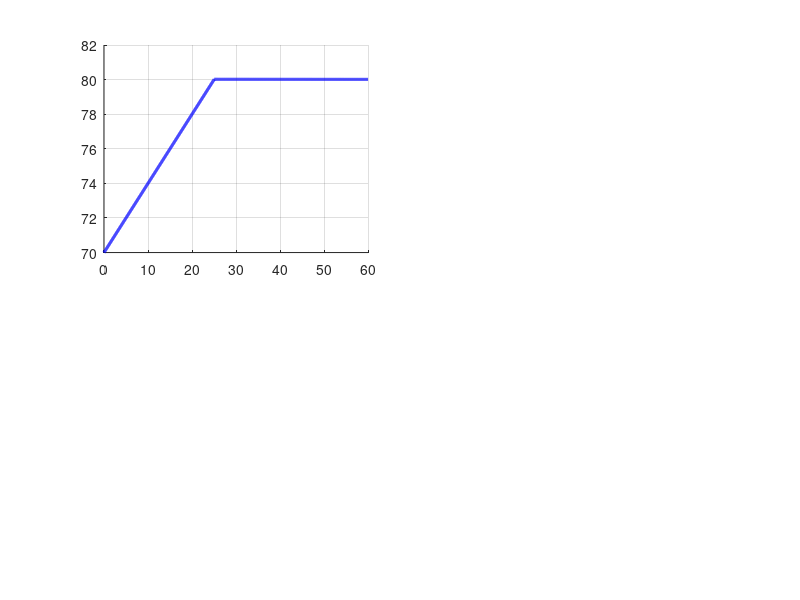

Write the MATLAB code that produced this figure. (Note: this script raises an error after producing the figure.)
function Scenario_7_Overtemp()
% Scenario 7 — Thermal Runaway & Redundant Safety (2 cases, script-emulated, accelerated view).
%   7A: software cutoff @80C succeeds -> safe plateau.
%   7B: software fails (stuck SSR) -> hardware cutoff @85C physically cuts power.

    close all; clc;
    
    if exist('boiler_params.m', 'file')
        boiler_params; 
        P = pack_boiler_params();
    else
        % Standalone fallback parameters
        P.Water_Mass_kg = 150; P.Cp_Water = 4184; P.UA_Losses = 1.5;
        P.P_Internal_W  = 2500; P.T_Ambient_C = 20; P.T_Initial_C = 20;
    end

    Tsw  = 80;    % Software Over-temperature threshold [C]
    Thw  = 85;    % Hardware Cutoff thermal switch threshold [C]
    T0   = 70;    % Start temperature for the accelerated run [C]
    Pn   = P.P_Internal_W;
    ramp = 0.4;   % Accelerated runaway heating rate [C/s] (for demo clarity)
    
    t_end = 60; 
    dt = 0.05;
    mC = P.Water_Mass_kg * P.Cp_Water; 
    UA = P.UA_Losses; 
    Ta = P.T_Ambient_C;

    % Run Case A (Software control works normally)
    [tA, TA, cmdA, ssrA, pwA] = run_case(false, ramp, T0, t_end, dt, Tsw, Thw, Pn, mC, UA, Ta);
    
    % Run Case B (Software fails / SSR stuck closed -> Hardware backup saves the system)
    [tB, TB, cmdB, ssrB, pwB] = run_case(true, ramp, T0, t_end, dt, Tsw, Thw, Pn, mC, UA, Ta);

    % Create Consolidated Safety Comparison Figure
    figure('Name', 'Scenario 7: Thermal Runaway & Redundant Safety', 'Color', 'w', 'Position', [60 40 1120 720]);

    % ===== Top-left: Case 7A temperature =====
    subplot(2,2,1); hold on; grid on;
    plot(tA, TA, 'b-', 'LineWidth', 2.2);
    yline(Tsw, 'r--', 'Software 80\circC', 'LineWidth', 1.4);
    yline(Thw, 'k--', 'Hardware 85\circC', 'LineWidth', 1.4);
    
    kA = find(TA >= Tsw, 1); 
    if ~isempty(kA)
        plot(tA(kA), TA(kA), 'ro', 'MarkerFaceColor', 'r'); 
        xline(tA(kA), 'r:', 'HandleVisibility', 'off'); 
        text(tA(kA) + 1, 82, 'SW OFF @80\circC \rightarrow safe plateau', 'Color', [0.7 0 0], 'FontWeight', 'bold');
    end
    ylim([60 100]); xlim([0 t_end]); ylabel('Tank Temp [\circC]');
    title('Case 7A: Software Cutoff (Success)');

    % ===== Top-right: Case 7B temperature =====
    subplot(2,2,2); hold on; grid on;
    plot(tB, TB, 'b-', 'LineWidth', 2.2);
    yline(Tsw, 'r--', 'Software 80\circC', 'LineWidth', 1.4);
    yline(Thw, 'k--', 'Hardware 85\circC', 'LineWidth', 1.4);
    
    kBsw = find(TB >= Tsw, 1); 
    kBhw = find(TB >= Thw, 1);
    if ~isempty(kBsw)
        plot(tB(kBsw), TB(kBsw), 'o', 'Color', [0.6 0.6 0.6], 'MarkerFaceColor', [0.6 0.6 0.6]); 
    end
    if ~isempty(kBhw)
        plot(tB(kBhw), TB(kBhw), 'ks', 'MarkerFaceColor', 'k'); 
        xline(tB(kBhw), 'k:', 'HandleVisibility', 'off'); 
    end
    ylim([60 100]); xlim([0 t_end]); ylabel('Tank Temp [\circC]');
    title('Case 7B: Hardware Backup (Software Failed / Stuck SSR)');
    text(2, 97, 'SW failed at 80\circC \rightarrow HW cut @85\circC', 'Color', [0 0 0], 'FontWeight', 'bold');

    % ===== Bottom-left: Case 7A SSR control =====
    plot_ssr(subplot(2,2,3), tA, cmdA, ssrA, pwA, '7A: SSR Control (software de-energizes SSR)', t_end);
    
    % ===== Bottom-right: Case 7B SSR control =====
    plot_ssr(subplot(2,2,4), tB, cmdB, ssrB, pwB, '7B: SSR Control (SSR stuck ON \rightarrow HW cuts power)', t_end);

    % Save high-res plot
    if ~exist('figures', 'dir'), mkdir figures; end
    save_fig(gcf, 'figures/Scenario_7_Overtemp.png');

    % ===== Console Output =====
    fprintf('\n===== SCENARIO 7: REDUNDANT SAFETY =====\n');
    if ~isempty(kA)
        fprintf('  7A: software cutoff at %.1f s (T=%.1fC) -> peak %.1fC (SAFE, below 85)\n', tA(kA), TA(kA), max(TA));
    end
    if ~isempty(kBhw)
        fprintf('  7B: software commanded OFF at 80C but SSR stuck; HW cut at %.1f s (T=%.1fC) -> peak %.1fC\n', ...
                tB(kBhw), TB(kBhw), max(TB));
    end
    fprintf('  (Accelerated view: real 150L @2500W would cross these over hours; safety logic is temp-based, not time-based.)\n');
    fprintf('========================================\n');
end

% ---------- local functions ----------

function [t, T, cmd_soft, ssr, power] = run_case(stuck, ramp, T0, t_end, dt, Tsw, Thw, Pn, mC, UA, Ta)
    t = (0:dt:t_end)'; 
    n = numel(t);
    T = zeros(n,1); 
    T(1) = T0; 
    cmd_soft = zeros(n,1); 
    ssr = zeros(n,1); 
    power = zeros(n,1);
    
    for k = 1:n
        cmd_soft(k) = double(T(k) < Tsw);                           % software: ON below 80, OFF at/above 80
        if stuck
            ssr_on = true; 
        else
            ssr_on = cmd_soft(k) > 0.5; 
        end                                                         % stuck SSR ignores software command
        
        hard_ok = T(k) < Thw;                                       % hardware thermal cutoff at 85
        heating = ssr_on && hard_ok;
        
        ssr(k)   = double(ssr_on); 
        power(k) = heating * Pn;
        
        if k < n
            dTdt = heating * ramp - UA * (T(k) - Ta)/mC;            % accelerated heating + real thermal losses
            T(k+1) = T(k) + dTdt * (t(k+1) - t(k));
        end
    end
end

function plot_ssr(ax, t, cmd, ssr, power, ttl, t_end)
    axes(ax); hold on; grid on;
    yyaxis left;
    hC = stairs(t, cmd, 'b-', 'LineWidth', 2.0);
    hS = stairs(t, ssr, 'g--', 'LineWidth', 1.8);
    ylim([-0.1 1.2]); yticks([0 1]); yticklabels({'OFF', 'ON'}); ylabel('Command'); ax.YAxis(1).Color = 'k';
    
    yyaxis right;
    hP = stairs(t, power, 'm-', 'LineWidth', 1.5); 
    ylabel('Heater Power [W]'); ylim([-100 3000]); 
    ax.YAxis(2).Color = [0.7 0 0.7];
    
    xlabel('Time [s]'); xlim([0 t_end]); title(ttl);
    legend([hC hS hP], {'Software Command', 'Actual SSR State', 'Heater Power'}, 'Location', 'east', 'FontSize', 8);
end

function o = ternary(c,a,b), if c, o=a; else, o=b; end, end

function save_fig(f, p)
    try
        if ~isempty(findall(f, 'Type', 'uitable'))
            frame = getframe(f);
            imwrite(frame.cdata, p);
        else
            exportgraphics(f, p, 'Resolution', 170);
        end
    catch
        try
            print(f, p, '-dpng', '-r170');
        catch
            warning('Could not save figure to %s', p);
        end
    end
end
